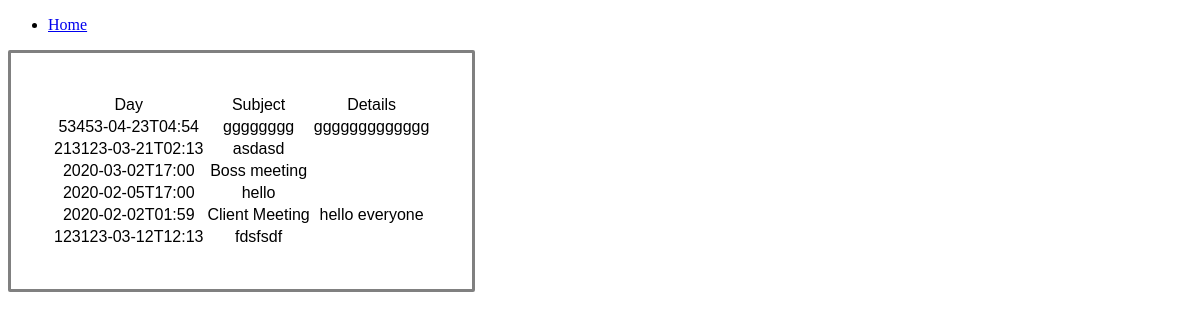
The page /declaredwork.php on the database its author committed.
### tables this page shows
CREATE TABLE `workingstatus` (
  `id` int(11) NOT NULL,
  `Day` varchar(255) NOT NULL,
  `Subject` varchar(255) NOT NULL,
  `Details` varchar(255) NOT NULL,
  `dept` varchar(255) NOT NULL
);

### declaredwork.php (the view, shortened to what this page needs)
<?php
include 'connection.php';
$que = "select * from workingstatus order by Day desc";
$_result = mysqli_query($conn, $que);
$rowcount = mysqli_num_rows($_result);
?>
<!DOCTYPE html>
<html lang="en">
<head>
</head>
<body>
    <ul>
        <li><a href="adminpanel.php">Home</a></li>
    </ul>
    <table>
        <tr>
            <td>Day</td>
            <td>Subject</td>
            <td>Details</td>
        </tr>
        <?php
        for ($i = 1; $i <= $rowcount; $i++) {
            $row = mysqli_fetch_array($_result)
        ?>
            <tr>
                <td><?php echo $row["Day"] ?></td>
                <td><?php echo $row["Subject"] ?></td>
                <td><?php echo $row["Details"] ?></td>
            </tr>
        <?php
        }
        ?>
    </table>
</body>
</html>

### declaredwork.php (style rules this page uses)
table { padding: 40px; text-align: center; font-family: 'Gill Sans', 'Gill Sans MT', Calibri, 'Trebuchet MS', sans-serif; border-radius: 2px; border-style: solid; }

### rows shown on the page
workingstatus: Day "53453-04-23T04:54", Subject "gggggggg", Details "ggggggggggggg"
workingstatus: Day "213123-03-21T02:13", Subject "asdasd"
workingstatus: Day "2020-03-02T17:00", Subject "Boss meeting"
workingstatus: Day "2020-02-05T17:00", Subject "hello"
workingstatus: Day "2020-02-02T01:59", Subject "Client Meeting", Details "hello everyone"
workingstatus: Day "123123-03-12T12:13", Subject "fdsfsdf"
